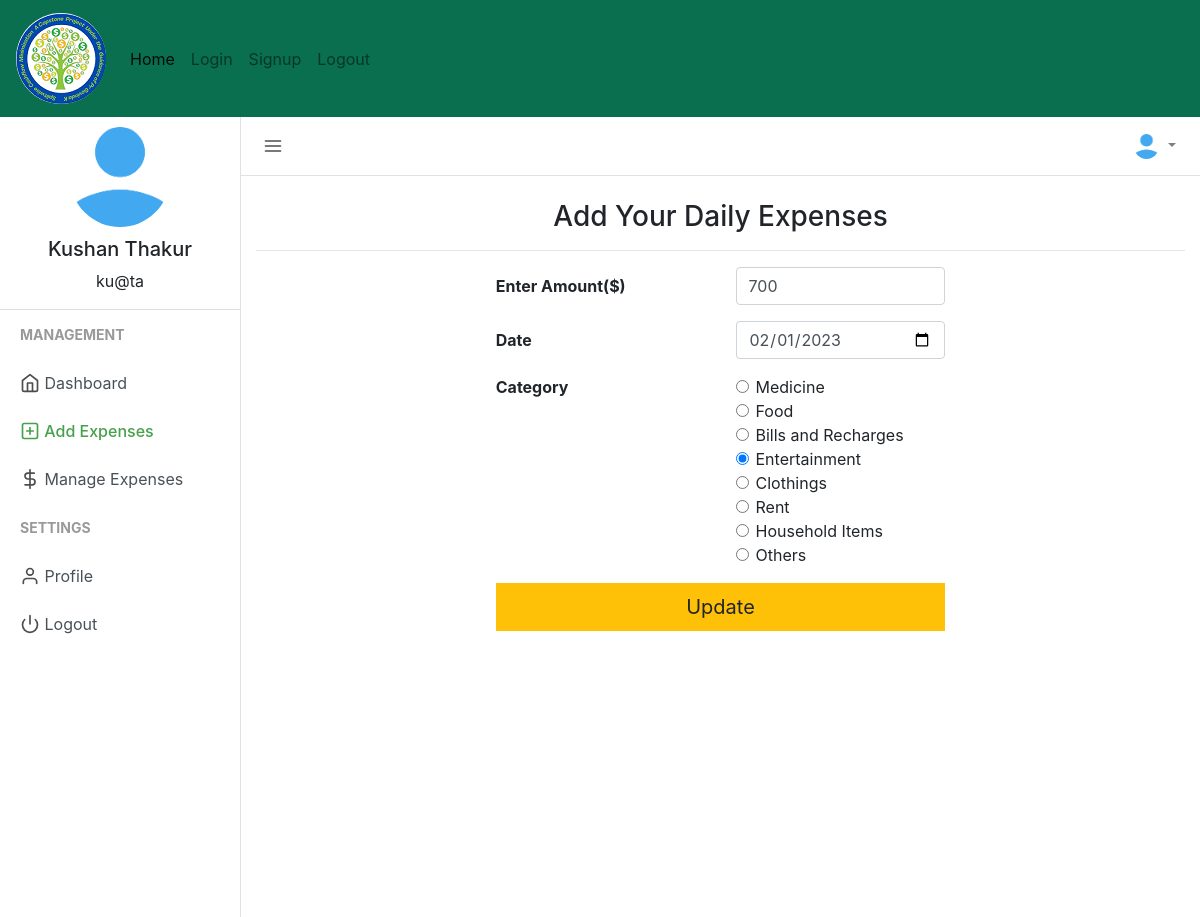
Page /expensemanagement/add_expense.php?edit=77 (signed in) on the committed database.
### tables this page shows
CREATE TABLE `users` (
  `user_id` int(11) NOT NULL,
  `firstname` varchar(50) NOT NULL,
  `lastname` varchar(25) NOT NULL,
  `email` varchar(50) NOT NULL,
  `profile_path` varchar(50) NOT NULL DEFAULT 'default_profile.png',
  `password` varchar(50) NOT NULL,
  `trn_date` datetime NOT NULL
);

CREATE TABLE `expenses` (
  `expense_id` int(20) NOT NULL,
  `user_id` varchar(15) NOT NULL,
  `expense` int(20) NOT NULL,
  `expensedate` varchar(15) NOT NULL,
  `expensecategory` varchar(50) NOT NULL
);

### expensemanagement/session.php (called while the page is built, shortened)
<?php
include("config.php");
$sess_email = $_SESSION["email"];
$sql = "SELECT user_id, firstname, lastname, email, profile_path FROM users WHERE email = '$sess_email'";
$result = $con->query($sql);
if ($result->num_rows > 0) {
  while($row = $result->fetch_assoc()) {
    $userid=$row["user_id"];
    $username =$row["firstname"]." ".$row["lastname"];
    $useremail=$row["email"];
    $userprofile="uploads/".$row["profile_path"];
  }
} else {
    $userid="GHX1Y2";
    $username ="Jhon Doe";
    $useremail="mailid@domain.com";
    $userprofile="Uploads/default_profile.png";
}
?>

### expensemanagement/add_expense.php (the view, shortened to what this page needs)
<?php
include("session.php");
$update = false;
$del = false;
$expenseamount = "";
$expensedate = date("Y-m-d");
$expensecategory = "Entertainment";
if (isset($_GET['edit'])) {
    $id = $_GET['edit'];
    $update = true;
    $record = mysqli_query($con, "SELECT * FROM expenses WHERE user_id='$userid' AND expense_id=$id");
    if (mysqli_num_rows($record) == 1) {
        $n = mysqli_fetch_array($record);
        $expenseamount = $n['expense'];
        $expensedate = $n['expensedate'];
        $expensecategory = $n['expensecategory'];
    } else {
        echo ("WARNING: AUTHORIZATION ERROR: Trying to Access Unauthorized data");
    }
}
?>
<!DOCTYPE html>
<html lang="en">
<head>
    <link href="css/bootstrap.min.css" rel="stylesheet">
    <link href="css/style.css" rel="stylesheet">
</head>
<body>
<nav class="navbar navbar-expand-lg navbar-light sticky-top" style="background-color: rgb(10, 111, 79);">
        <a class="navbar-brand" href="../index.php"><img src="../assets/splogo.png" alt="logo" class="rounded-circle"></a>
        <div class="collapse navbar-collapse" id="navbarNavAltMarkup">
            <div class="navbar-nav">
                <a class="nav-item nav-link active" href="../index.php">Home <span class="sr-only">(current)</span></a>
                <a class="nav-item nav-link" href="login.php">Login</a>
                <a class="nav-item nav-link" href="register.php">Signup</a>
                <a class="nav-item nav-link" href="logout.php">Logout</a>
            </div>
        </div>
    </nav>
    <div class="d-flex" id="wrapper">
        <div class="border-right" id="sidebar-wrapper">
            <div class="user">
                <img class="img img-fluid rounded-circle" src="<?php echo $userprofile ?>" width="120">
                <h5><?php echo $username ?></h5>
                <p><?php echo $useremail ?></p>
            </div>
            <div class="sidebar-heading">Management</div>
            <div class="list-group list-group-flush">
                <a href="index.php" class="list-group-item list-group-item-action"><span data-feather="home"></span> Dashboard</a>
                <a href="add_expense.php" class="list-group-item list-group-item-action sidebar-active"><span data-feather="plus-square"></span> Add Expenses</a>
                <a href="manage_expense.php" class="list-group-item list-group-item-action"><span data-feather="dollar-sign"></span> Manage Expenses</a>
            </div>
            <div class="sidebar-heading">Settings </div>
            <div class="list-group list-group-flush">
                <a href="profile.php" class="list-group-item list-group-item-action "><span data-feather="user"></span> Profile</a>
                <a href="logout.php" class="list-group-item list-group-item-action "><span data-feather="power"></span> Logout</a>
            </div>
        </div>
        <div id="page-content-wrapper">
            <nav class="navbar navbar-expand-lg navbar-light  border-bottom">
                <button class="toggler" type="button" id="menu-toggle" aria-expanded="false">
                    <span data-feather="menu"></span>
                </button>
                <div class="collapse navbar-collapse" id="navbarSupportedContent">
                    <ul class="navbar-nav ml-auto mt-2 mt-lg-0">
                        <li class="nav-item dropdown">
                            <a class="nav-link dropdown-toggle" href="#" id="navbarDropdown" role="button" data-toggle="dropdown" aria-haspopup="true" aria-expanded="false">
                                <img class="img img-fluid rounded-circle" src="<?php echo $userprofile ?>" width="25">
                            </a>
                        </li>
                    </ul>
                </div>
            </nav>
            <div class="container">
                <h3 class="mt-4 text-center">Add Your Daily Expenses</h3>
                <hr>
                <div class="row ">
                    <div class="col-md-3"></div>
                    <div class="col-md" style="margin:0 auto;">
                        <form action="" method="POST">
                            <div class="form-group row">
                                <label for="expenseamount" class="col-sm-6 col-form-label"><b>Enter Amount($)</b></label>
                                <div class="col-md-6">
                                    <input type="number" class="form-control col-sm-12" value="<?php echo $expenseamount; ?>" id="expenseamount" name="expenseamount" required>
                                </div>
                            </div>
                            <div class="form-group row">
                                <label for="expensedate" class="col-sm-6 col-form-label"><b>Date</b></label>
                                <div class="col-md-6">
                                    <input type="date" class="form-control col-sm-12" value="<?php echo $expensedate; ?>" name="expensedate" id="expensedate" required>
                                </div>
                            </div>
                            <fieldset class="form-group">
                                <div class="row">
                                    <legend class="col-form-label col-sm-6 pt-0"><b>Category</b></legend>
                                    <div class="col-md">
                                        <div class="form-check">
                                            <input class="form-check-input" type="radio" name="expensecategory" id="expensecategory4" value="Medicine" <?php echo ($expensecategory == 'Medicine') ? 'checked' : '' ?>>
                                            <label class="form-check-label" for="expensecategory4">
                                                Medicine
                                            </label>
                                        </div>
                                        <div class="form-check">
                                            <input class="form-check-input" type="radio" name="expensecategory" id="expensecategory3" value="Food" <?php echo ($expensecategory == 'Food') ? 'checked' : '' ?>>
                                            <label class="form-check-label" for="expensecategory3">
                                                Food
                                            </label>
                                        </div>
                                        <div class="form-check">
                                            <input class="form-check-input" type="radio" name="expensecategory" id="expensecategory2" value="Bills & Recharges" <?php echo ($expensecategory == 'Bills & Recharges') ? 'checked' : '' ?>>
                                            <label class="form-check-label" for="expensecategory2">
                                                Bills and Recharges
                                            </label>
                                        </div>
                                        <div class="form-check">
                                            <input class="form-check-input" type="radio" name="expensecategory" id="expensecategory1" value="Entertainment" <?php echo ($expensecategory == 'Entertainment') ? 'checked' : '' ?>>
                                            <label class="form-check-label" for="expensecategory1">
                                                Entertainment
                                            </label>
                                        </div>
                                        <div class="form-check">
                                            <input class="form-check-input" type="radio" name="expensecategory" id="expensecategory7" value="Clothings" <?php echo ($expensecategory == 'Clothings') ? 'checked' : '' ?>>
                                            <label class="form-check-label" for="expensecategory7">
                                                Clothings
                                            </label>
                                        </div>
                                        <div class="form-check">
                                            <input class="form-check-input" type="radio" name="expensecategory" id="expensecategory6" value="Rent" <?php echo ($expensecategory == 'Rent') ? 'checked' : '' ?>>
                                            <label class="form-check-label" for="expensecategory6">
                                                Rent
                                            </label>
                                        </div>
                                        <div class="form-check">
                                            <input class="form-check-input" type="radio" name="expensecategory" id="expensecategory8" value="Household Items" <?php echo ($expensecategory == 'Household Items') ? 'checked' : '' ?>>
                                            <label class="form-check-label" for="expensecategory8">
                                                Household Items
                                            </label>
                                        </div>
                                        <div class="form-check">
                                            <input class="form-check-input" type="radio" name="expensecategory" id="expensecategory5" value="Others" <?php echo ($expensecategory == 'Others') ? 'checked' : '' ?>>
                                            <label class="form-check-label" for="expensecategory5">
                                                Others
                                            </label>
                                        </div>
                                    </div>
                                </div>
                            </fieldset>
                            <div class="form-group row">
                                <div class="col-md-12 text-right">
                                    <?php if ($update == true) : ?>
                                        <button class="btn btn-lg btn-block btn-warning" style="border-radius: 0%;" type="submit" name="update">Update</button>
                                    <?php elseif ($del == true) : ?>
                                        <button class="btn btn-lg btn-block btn-danger" style="border-radius: 0%;" type="submit" name="delete">Delete</button>
                                    <?php else : ?>
                                        <button type="submit" name="add" class="btn btn-lg btn-block btn-success" style="border-radius: 0%;">Add Expense</button>
                                    <?php endif ?>
                                </div>
                            </div>
                        </form>
                    </div>
                    <div class="col-md-3"></div>
                </div>
            </div>
        </div>
    </div>
</body>
</html>

### expensemanagement/css/style.css (style rules this page uses)
body { background-color: #efefef; }
.feather { width: 20px; height: 20px; stroke: #4d4d4d; stroke-width: 2; stroke-linecap: round; stroke-linejoin: round; fill: none; vertical-align: text-bottom; }
.list-group { background-color: #ffffff; }
.list-group-item { border: none; }
.user { text-align: center; border-bottom: 1px solid #ddd; }
.user img { padding: 10px; }
.toggler { color: #000; background-color: #fff; border: none; outline: none; }
.sidebar-active { color: #47a04b; font-weight: 500; }
.sidebar-active .feather { stroke: #47a04b; font-weight: 500; }
#wrapper { overflow-x: hidden; background-color: #fff; }
#sidebar-wrapper { min-height: 100vh; margin-left: -15rem; -webkit-transition: margin 0.25s ease-out; -moz-transition: margin 0.25s ease-out; -o-transition: margin 0.25s ease-out; transition: margin 0.25s ease-out; }
#sidebar-wrapper .sidebar-heading { padding: 0.875rem 1.25rem; font-size: 14px; font-weight: bold; text-transform: uppercase; color: #999; }
#sidebar-wrapper .list-group { width: 15rem; }
#page-content-wrapper { min-width: 100vw; }
@media (min-width: 768px) { #sidebar-wrapper { margin-left: 0; } }
@media (min-width: 768px) { #page-content-wrapper { min-width: 0; width: 100%; } }

### rows in the picture
users: profile_path (placeholder picture), username "Kushan Thakur", email "ku@ta"
expenses: expenseamount "700", expensedate "02/01/2023", expensecategory "☐ Medicine", expensecategory "☐ Food", expensecategory "☐ Bills and Recharges", expensecategory "☑ Entertainment", expensecategory "☐ Clothings", expensecategory "☐ Rent", expensecategory "☐ Household Items", expensecategory "☐ Others"
